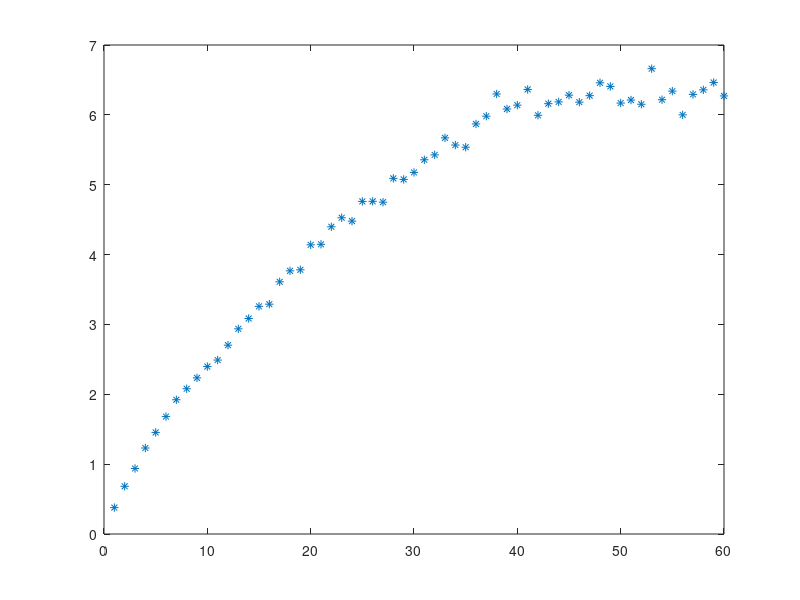
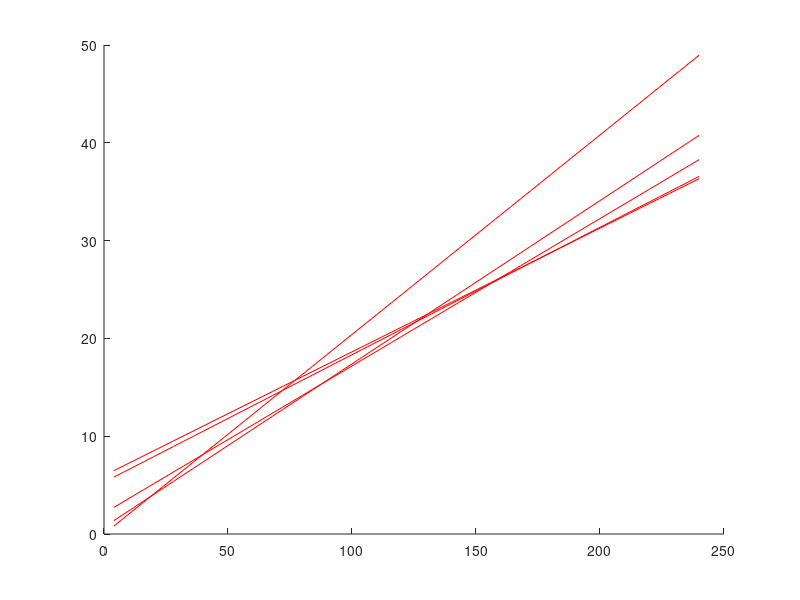
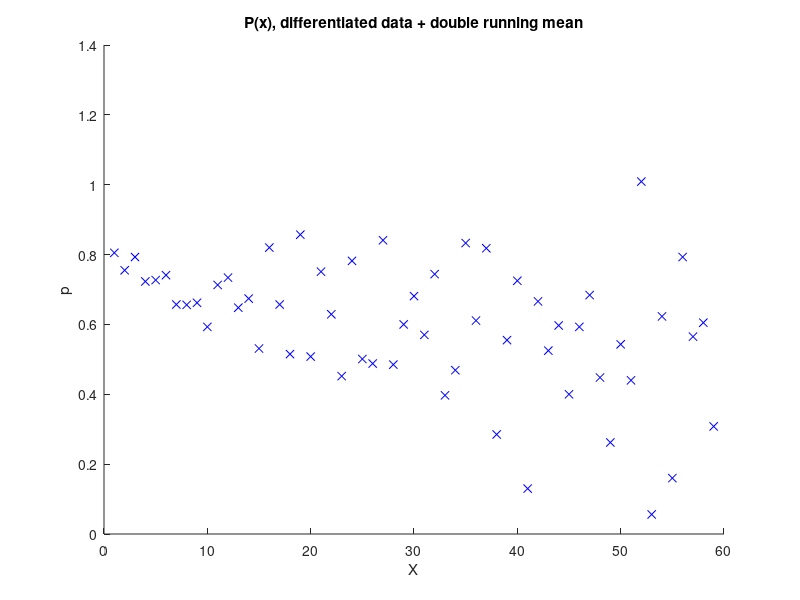

Here is the MATLAB script that generated these plots, in order: (Note: this script raises an error after producing the figures.)
% Seismo inversion
close all
clear all
load data.mat

%sec    = [0,5,11,17,26,39,60]; %0.0124
sec    = [0,5,22,37,49,60]; %0.0108
%sec    =  [0,5,20,39,60]; %0.0108
%sec    = [0,4,21,29,37,47,60]; %0.0110
%sec    = [0,11,27,38,48,60];
A0     = x(1:sec(2)-1);   
m(2,1) = (A0'*A0)\A0'*t(1:sec(2)-1);
m(1,1) = 0;
TAU    = ones(sec(2),1).*m(1,1);
P      = ones(sec(2),1).*m(2,1);
% Create tangent lines to points defined in sec
for ii = 2:length(sec)-1
    A       = [ones(sec(ii+1)-sec(ii),1), x(sec(ii):sec(ii+1)-1)];
    m(:,ii) = (A'*A)\A'*t(sec(ii):sec(ii+1)-1);
    TAU     = [TAU; ones(sec(ii+1)-sec(ii),1).*m(1,ii)];
    P       = [P; ones(sec(ii+1)-sec(ii),1).*m(2,ii)];
end


Tau = m(1,2:end)';
p   = m(2,:)';
u   = m(2,:)';
diff(m(2,:))

for jj = 1:length(m)-1
    for ii = 2:length(m)
        G(ii-1,jj) = 2*sqrt((u(jj)^2 - p(ii)^2));
    end
end

G=G.*tril(ones(length(m)-1,length(m)-1),1);

% and tau = G * h
% h = G'G\G'tau
h(1)=0;
h(2:length(m)) = (G'*G)\G'*Tau;

[h(1), 1/u(1)
 h(2), 1/u(1)
 h(2), 1/u(2)
 h(3), 1/u(2)
 h(3), 1/u(3)
 h(4), 1/u(3)
 h(4), 1/u(4)]%#ok<NOPTS>
 %h(5), 1/u(4)
 %h(5), 1/u(5)]%#ok<NOPTS>

% Least squared error
Tpred = TAU + P.*x;

error = 1/60 .* sum((t - Tpred).^2) %#ok<NOPTS>

figure(1)
plot(tred,'*')

figure(2)
for ii = 1:length(m)
    hold on
    plot(x,m(1,ii) + m(2,ii)*x,'r')
end
    %plot(x,t,'*')
    %plot(x(sec(2:end)),t(sec(2:end)),'o','MarkerSize',10,...
    %    'MarkerFaceColor','g','MarkerEdgeColor','k')
hold off

figure(4)
    %plot(runmean(runmean(diff(t),1,'edge'),1,'edge'),'b*-');
    hold on
    plot(diff(t),'xb')
    xlabel('X')
    ylabel('p')
    title('P(x), differentiated data + double running mean')
    plot(runmean(runmean(diff(t),2,'mean'),1,'mean'),'ro:');
    %legend('Tight mean','Raw differentiated','Broad Mean')
    
    
    